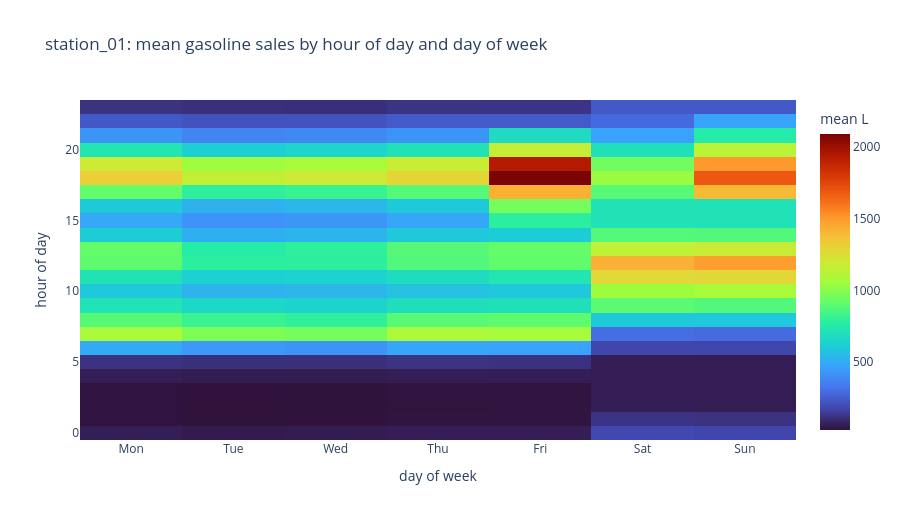

Notebook cell for this chart:
### Markdown cell above
**Weekly x daily structure.** A heatmap of mean gasoline sales across the
hour-of-day / day-of-week grid makes the bimodal weekday commute and the wider
single weekend peak visible at a glance.

### Code cell
# Mean gasoline sales by hour of day (rows) and day of week (columns). Weekdays
# show the twin commute bands; weekends collapse into a single midday block.
heat = (
    station.groupby([station.index.dayofweek, station.index.hour])["liters_gasoline_sold"]
    .mean()
    .unstack(level=0)
)

fig2 = go.Figure(go.Heatmap(
    z=heat.values, x=day_names, y=heat.index,
    colorscale="Turbo", colorbar=dict(title="mean L"),
))
fig2.update_layout(
    title=f"{sid}: mean gasoline sales by hour of day and day of week",
    xaxis_title="day of week", yaxis_title="hour of day",
    template="plotly_white", height=520,
)
fig2.show()

### Figure 1 — Plotly figure (JSON) as saved in the notebook; plotly's stock layout.template omitted (floating-point values rounded to 4 significant figures; data arrays with more than 128 entries replaced by an {"elided": "..."} marker saying what was removed)
{"data": [{"colorbar": {"title": {"text": "mean L"}}, "colorscale": [[0, "#30123b"], [0.07143, "#4145ab"], [0.1429, "#4675ed"], [0.2143, "#39a2fc"], [0.2857, "#1bcfd4"], [0.3571, "#24eca6"], [0.4286, "#61fc6c"], [0.5, "#a4fc3b"], [0.5714, "#d1e834"], [0.6429, "#f3c63a"], [0.7143, "#fe9b2d"], [0.7857, "#f36315"], [0.8571, "#d93806"], [0.9286, "#b11901"], [1, "#7a0402"]], "type": "heatmap", "x": ["Mon", "Tue", "Wed", "Thu", "Fri", "Sat", "Sun"], "y": [0, 1, 2, 3, 4, 5, 6, 7, 8, 9, 10, 11, 12, 13, 14, 15, 16, 17, 18, 19, 20, 21, 22, 23], "z": {"elided": "24x7 float values"}}], "layout": {"height": 520, "title": {"text": "station_01: mean gasoline sales by hour of day and day of week"}, "xaxis": {"title": {"text": "day of week"}}, "yaxis": {"title": {"text": "hour of day"}}}}
